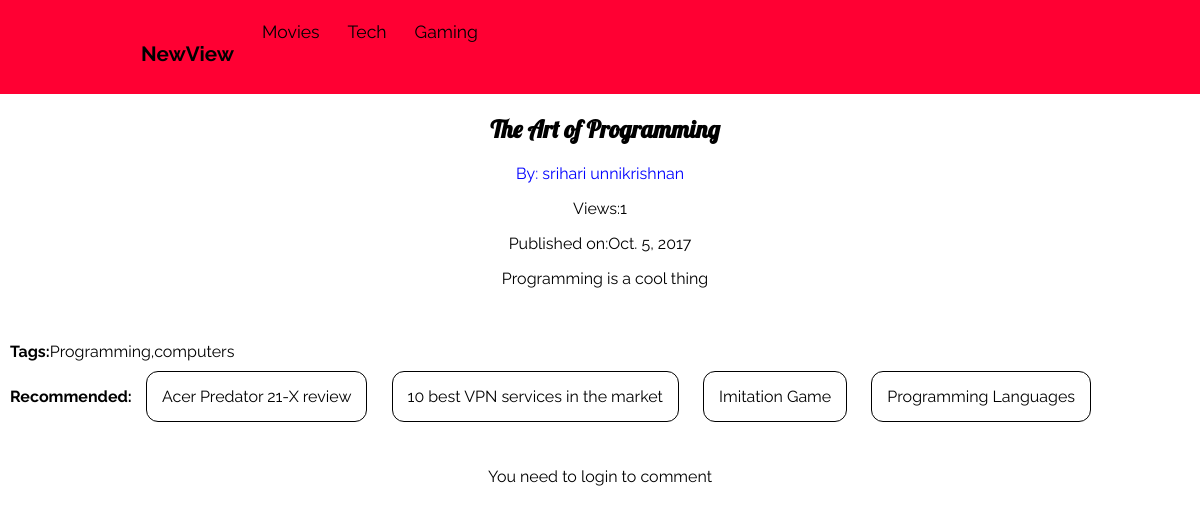
/1/, run on the app's committed database.
### WriteReview/models.py (models this page shows)
class Reviews(models.Model):
    Title=models.CharField(max_length=100)
    Body=models.TextField()
    Tag=models.CharField(max_length=5000)
    author=models.CharField(max_length=5000)
    views=models.IntegerField()
    published=models.DateField()
    genre=models.CharField(choices=GENRES,max_length=20,default='Others')
    def __str__(self):
        return self.Title

### WriteReview/views.py (the view)
# urls.py: url(r'(?P<rev_id>[0-9]+)/$',views.ReviewDetail,name="ReviewDetail"),
def ReviewDetail(request,rev_id):
    global recommendation
    print(rev_id)
    article=get_object_or_404(models.Reviews,pk=rev_id)
    print(article)
    recommend(rev_id)
    print(str(recommendation)+"  before")
    for i in recommendation:
        if i == article:
           recommendation.remove(i)
    form=forms.Comment()
    article.views+=1
    article.save()
    if request.method == 'POST':
        form = forms.Comment(request.POST)
        if form.is_valid():
            comment = form.cleaned_data['Comment']
            user=request.user.username
            models.Comment.objects.create(comment=comment,user=user,article=article.Title)
    all_comments=models.Comment.objects.all().filter(article=article.Title)
    if len(recommendation)==0:
        recommendation.append("No recommendations")
    context={"article":article,"recommendations":recommendation,"form":form,"comments":all_comments}
    recommendation=[]
    return render(request,"WriteReview/MainPage.html",context)

### WriteReview/views.py (called while the page is built)
def simscore(tag,test):
    score=0
    for i in tag:
        for y in test:
            if i == y:
                score+=1
    return (score)

def recommend(pk):
    global recommendation
    article=models.Reviews.objects.all()
    art_tags=[]
    art_tags_all=[]
    for i in article:
        art_tags.append(i.Tag)
    for i in art_tags:
        string=i.split(',')
        art_tags_all.append(string)
    recommend=0
    print(art_tags_all)
    for i in range(len(article)):
        tag=art_tags_all[i]
        sim=simscore(tag,art_tags_all[int(pk)-1])
        if sim>0:
            recommend=i+1
            recommendation.append(get_object_or_404(models.Reviews,pk=recommend))
            prev_recommendations.append(get_object_or_404(models.Reviews,pk=recommend))
    recommendation.reverse()
    prev_recommendations.reverse()

### templates/WriteReview/MainPage.html (shortened to what this page needs)
<!doctype html>
 <html>
    <head>
    </head>
<body>
<div id="navbar">
<ul>
    <li><a href="/"><h3>NewView</h3></a></li>
    <li><a  href="/">Movies</a></li>
    <li><a  href="/">Tech</a></li>
    <li><a  href="/">Gaming</a></li>
</ul>
</div>
<center>
        <h2 id="title">{{article.Title}}</h2>
        <a style="color:blue" href="/authors/{{article.author}}"><p>By: {{article.author}}</p></a>
        <p>Views:{{article.views}}</p>
        <p>Published on:{{article.published}}</p>
        {% autoescape off %}
       <div id="article"> <p style="margin-left: 10px;">{{article.Body}}</p></div>
        {% endautoescape %}
    </center>
    <br>
    <br>
    <strong style=" margin-left: 10px;">Tags:</strong>{{article.Tag}}
<br>
<strong style=" margin-left: 10px;">Recommended:</strong>
{% for i in recommendations %}
<a href="/{{i.id}}"><div class="Article">{{i}}</div></a>
{% endfor %}
<center>
<form class="form-horizontal" enctype="mltipart/form-data" method="POST" >
    <br>
    {% if user.is_authenticated %}
    {% csrf_token %}
    {{form}}<br>
    <button class="btn btn-primary" type="submit" value="submit">SUBMIT!</button>
    {% else %}
    <P>You need to login to comment</P>
    <br>
    {% endif %}
</form>
</center>
<br>
</body>
 </html>

### templates/WriteReview/MainPage.html (style rules this page uses)
body,html { margin:0; padding:0; width:100%; height:100%; font-family: 'Raleway', sans-serif !important; }
#title { font-family: 'Lobster', sans-serif !important; margin-left: 10px; }
#navbar { background-color: #FF0033; height:10%; width:99%; padding:7px; color: white; }
a { text-decoration: none; color:white; }
.Article { display: inline-block; padding: 15px; margin: 10px; border: 1px solid black ; transition: all .2s ease-in-out; border-radius: 12px; color:black; }
#article { width:40%; }
#navbar ul { list-style-type: none; margin: 0; padding-left:10% ; overflow: hidden; position: fixed; width:100%; font-size: 110%; transition: all .2s ease-in-out; }
#navbar li { float: left; }
#navbar li a { display: block; color: black; text-align: center; padding: 14px; text-decoration: none; }

### data on the page
Reviews: Title "The Art of Programming", author "srihari unnikrishnan", views "1", published "Oct. 5, 2017", Body "Programming is a cool thing", Tag "Programming,computers"
Reviews: Title "Acer Predator 21-X review"
Reviews: Title "10 best VPN services in the market"
Reviews: Title "Imitation Game"
Reviews: Title "Programming Languages"
